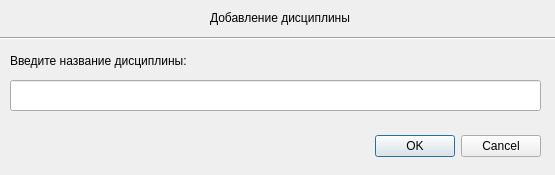
<?xml version="1.0" encoding="UTF-8"?>
<ui version="4.0">
 <class>DialogAddDiscipline</class>
 <widget class="QDialog" name="DialogAddDiscipline">
  <property name="geometry">
   <rect>
    <x>0</x>
    <y>0</y>
    <width>555</width>
    <height>175</height>
   </rect>
  </property>
  <property name="windowTitle">
   <string>Dialog</string>
  </property>
  <widget class="QWidget" name="layoutWidget">
   <property name="geometry">
    <rect>
     <x>190</x>
     <y>130</y>
     <width>351</width>
     <height>33</height>
    </rect>
   </property>
   <layout class="QHBoxLayout">
    <property name="spacing">
     <number>6</number>
    </property>
    <property name="leftMargin">
     <number>0</number>
    </property>
    <property name="topMargin">
     <number>0</number>
    </property>
    <property name="rightMargin">
     <number>0</number>
    </property>
    <property name="bottomMargin">
     <number>0</number>
    </property>
    <item>
     <spacer>
      <property name="orientation">
       <enum>Qt::Horizontal</enum>
      </property>
      <property name="sizeHint" stdset="0">
       <size>
        <width>131</width>
        <height>31</height>
       </size>
      </property>
     </spacer>
    </item>
    <item>
     <widget class="QPushButton" name="okButton">
      <property name="text">
       <string>OK</string>
      </property>
     </widget>
    </item>
    <item>
     <widget class="QPushButton" name="cancelButton">
      <property name="text">
       <string>Cancel</string>
      </property>
     </widget>
    </item>
   </layout>
  </widget>
  <widget class="QLabel" name="label">
   <property name="geometry">
    <rect>
     <x>10</x>
     <y>50</y>
     <width>311</width>
     <height>21</height>
    </rect>
   </property>
   <property name="text">
    <string>Введите название дисциплины:</string>
   </property>
  </widget>
  <widget class="QLineEdit" name="lineDisciplineName">
   <property name="geometry">
    <rect>
     <x>10</x>
     <y>80</y>
     <width>531</width>
     <height>31</height>
    </rect>
   </property>
  </widget>
  <widget class="QLabel" name="label_2">
   <property name="geometry">
    <rect>
     <x>210</x>
     <y>10</y>
     <width>151</width>
     <height>16</height>
    </rect>
   </property>
   <property name="text">
    <string>Добавление дисциплины</string>
   </property>
  </widget>
  <widget class="Line" name="line">
   <property name="geometry">
    <rect>
     <x>0</x>
     <y>30</y>
     <width>561</width>
     <height>16</height>
    </rect>
   </property>
   <property name="orientation">
    <enum>Qt::Horizontal</enum>
   </property>
  </widget>
 </widget>
 <resources/>
 <connections>
  <connection>
   <sender>okButton</sender>
   <signal>clicked()</signal>
   <receiver>DialogAddDiscipline</receiver>
   <slot>accept()</slot>
   <hints>
    <hint type="sourcelabel">
     <x>278</x>
     <y>253</y>
    </hint>
    <hint type="destinationlabel">
     <x>96</x>
     <y>254</y>
    </hint>
   </hints>
  </connection>
  <connection>
   <sender>cancelButton</sender>
   <signal>clicked()</signal>
   <receiver>DialogAddDiscipline</receiver>
   <slot>reject()</slot>
   <hints>
    <hint type="sourcelabel">
     <x>369</x>
     <y>253</y>
    </hint>
    <hint type="destinationlabel">
     <x>179</x>
     <y>282</y>
    </hint>
   </hints>
  </connection>
 </connections>
</ui>
